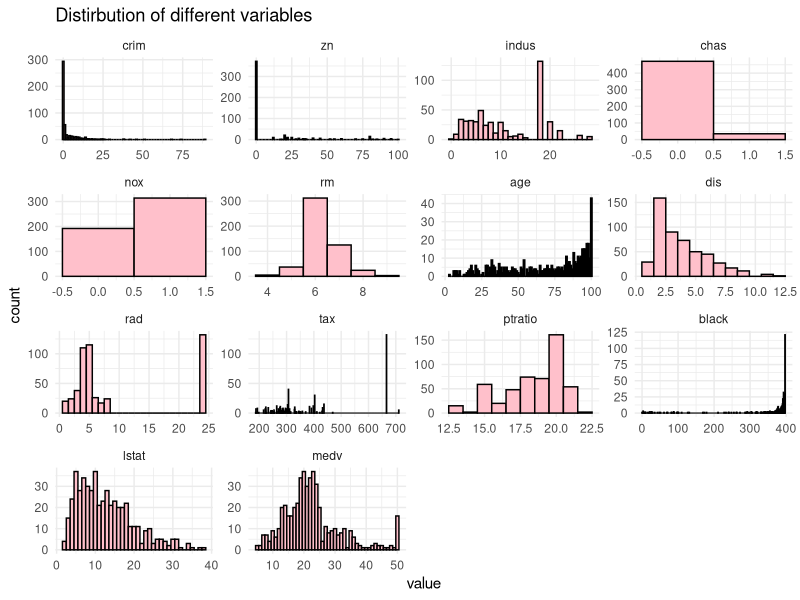
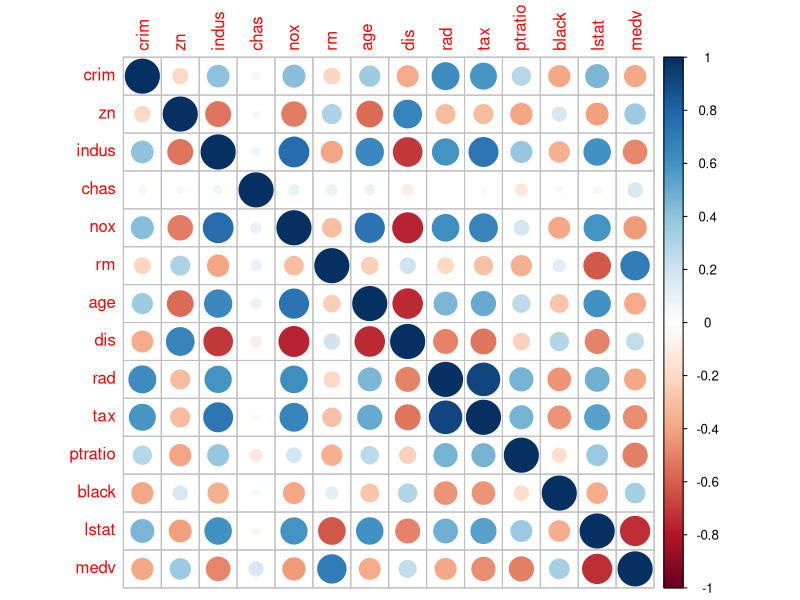
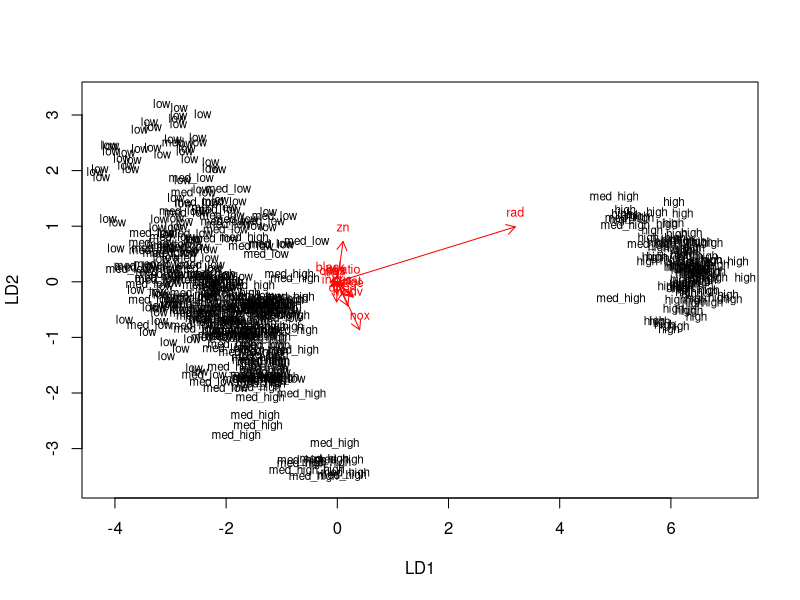
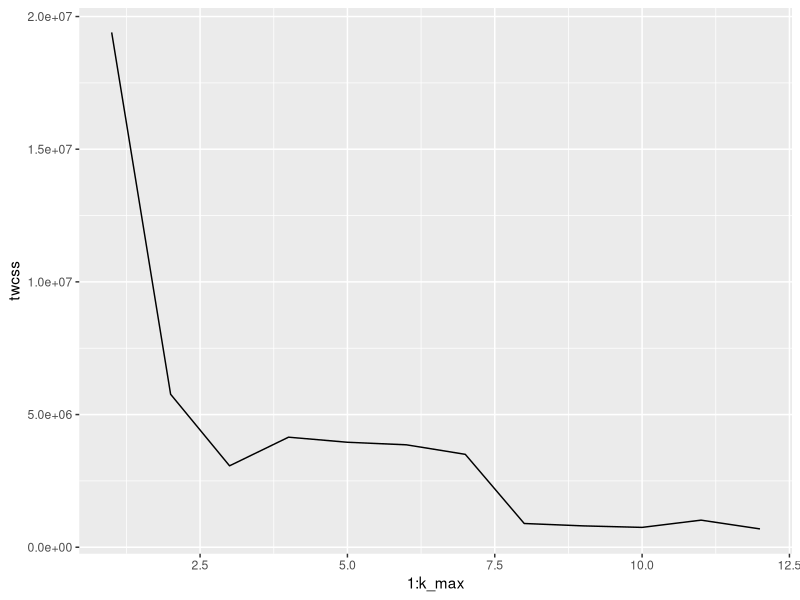
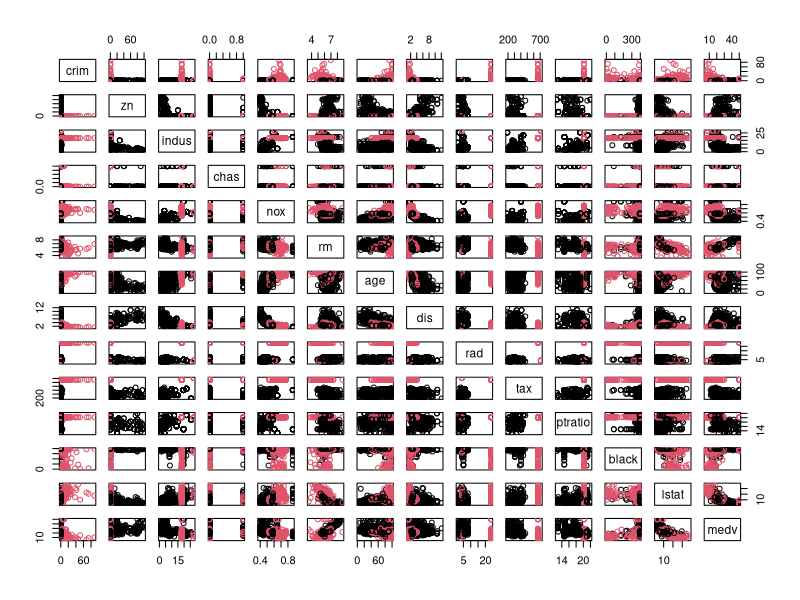

Write the R code that produced these figures, in order.
## ---- chunk 1
knitr::opts_chunk$set(warning = FALSE, message = FALSE) 
## ---- chunk 2
library(MASS)
library(tidyr)
library(corrplot)
library(magrittr)
library(dplyr)
library(reshape2)
library(ggplot2)
## ---- chunk 3
data(Boston)
str(Boston)
## ---- chunk 4
library(reshape2)

# Melt the dataset
long_data <- melt(Boston)

# Plot the distributions
ggplot(long_data, aes(x = value)) +
  geom_histogram(binwidth = 1, fill = "pink", color = "black") +
  facet_wrap(~variable, scales = "free") +
  theme_minimal()+
  labs(title="Distirbution of different variables")

## ---- chunk 5

# correlation matrix
cor_matrix <- cor(Boston) 

# print the correlation matrix
cor_matrix

# visualize the correlation matrix
corrplot(cor_matrix, method="circle")

## ---- chunk 6
# Scale the Boston data set and save to boston_scaled
boston_scaled <- scale(Boston) %>% as.data.frame()

summary(boston_scaled)
round(var(boston_scaled),2)
## ---- chunk 7
boston_scaled$crim <- as.numeric(boston_scaled$crim)

# create a quantile vector of crim and print it
bins <- quantile(boston_scaled$crim)
bins

# create a categorical variable 'crime'
crime <- cut(boston_scaled$crim, breaks = bins,labels = c("low","med_low","med_high","high"), include.lowest = TRUE)

# look at the table of the new factor crime


# remove original crim from the dataset
boston_scaled <- dplyr::select(boston_scaled, -crim)

# add the new categorical value to scaled data
boston_scaled <- data.frame(boston_scaled, crime)
## ---- chunk 8


# number of rows in the Boston dataset 
n <- nrow(boston_scaled)

# choose randomly 80% of the rows
ind <- sample(n,  size = n * 0.8)

# create train set
train <- boston_scaled[ind,]

# create test set 
test <- boston_scaled[-ind,]

## ---- chunk 9
# Work with the exercise in this chunk, step-by-step. Fix the R code!
# data train is available

# linear discriminant analysis
lda.fit <- lda(crime ~ ., data = train)

# print the lda.fit object
lda.fit

# the function for lda biplot arrows
lda.arrows <- function(x, myscale = 1, arrow_heads = 0.1, color = "red", tex = 0.75, choices = c(1,2)){
  heads <- coef(x)
  graphics::arrows(x0 = 0, y0 = 0, 
         x1 = myscale * heads[,choices[1]], 
         y1 = myscale * heads[,choices[2]], col=color, length = arrow_heads)
  text(myscale * heads[,choices], labels = row.names(heads), 
       cex = tex, col=color, pos=3)
}

# target classes as numeric
classes <- as.numeric(train$crime)

# plot the lda results (select both lines and execute them at the same time!)
plot(lda.fit, dimen = 2)
lda.arrows(lda.fit, myscale = 1)

## ---- chunk 10

correct_classes <- test$crime
test <- dplyr::select(test, -crime)

# predict classes with test data
lda.pred <- predict(lda.fit, newdata = test)

# cross tabulate the results
table(correct = correct_classes, predicted =lda.pred$class)

## ---- chunk 11
# euclidean distance matrix
dist_eu <- dist(boston_scaled)

# look at the summary of the distances
summary (dist_eu)

## ---- chunk 12

set.seed(123)

# determine the number of clusters
k_max <- 12

# calculate the total within sum of squares
twcss <- sapply(1:k_max, function(k){kmeans(Boston, k)$tot.withinss})

# visualize the results
qplot(x = 1:k_max, y = twcss, geom = 'line')

# k-means clustering
km <- kmeans(Boston, centers = 2)

# plot the Boston dataset with clusters
pairs(Boston, col = km$cluster)


